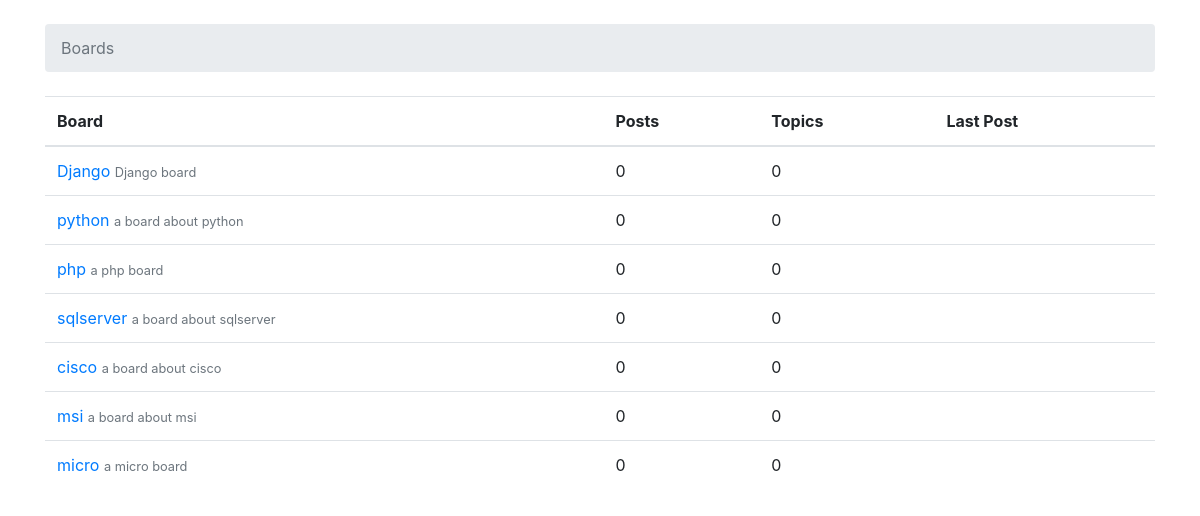
The page / on the database its author committed.
### boards/models.py (models this page shows, shortened)
class Board(models.Model):
    name = models.CharField(max_length=30, unique = True)
    description = models.CharField(max_length = 100)

### boards/views.py (the view)
# urls.py: 2. Add a URL to urlpatterns:  path('', views.home, name='home')
def home(request):
    boards = Board.objects.all()
    return render(request, 'home.html', {'boards':boards})

### boards/templates/home.html (shortened to what this page needs)
{% extends 'base.html' %}
{% block breadcrumb %}
<li class="breadcrumb-item active">Boards</li>
{% endblock %}
{% block content %}
              <table class="table">
                <thead class="thead-inverse">
                <tr>
              <th>Board</th>
              <th>Posts</th>
              <th>Topics</th>
              <th>Last Post</th>
          </thead>
          <tbody>
              {% for board in boards %}
                <tr>
               <td>
                 <a href="{% url 'board_topics' board.pk %}">{{ board.name }}</a>
                 <small class="text-muted d-black"> {{ board.description}}</small>
              </td>
              <td class="align-middle">0</td>
              <td class="align-middle">0</td>
              <td></td>
              </tr>
              {% endfor %}
          </tbody>
        {% endblock %}

### boards/templates/base.html (shortened to what this page needs)
{% load static %}
<!DOCTYPE html>
<html>
<head>
<link rel="stylesheet" href="{% static 'css/bootstrap.min.css' %}">
</head>
<body>
  <div class="container">
      <ol class="breadcrumb my-4">
        {% block breadcrumb %}
        {% endblock %}
     </ol>
        {% block content %}
        {% endblock %}
  </div>
</body>
</html>

### rows shown on the page
Board: name "Django", description "Django board"
Board: name "python", description "a board about python"
Board: name "php", description "a php board"
Board: name "sqlserver", description "a board about sqlserver"
Board: name "cisco", description "a board about cisco"
Board: name "msi", description "a board about msi"
Board: name "micro", description "a micro board"
